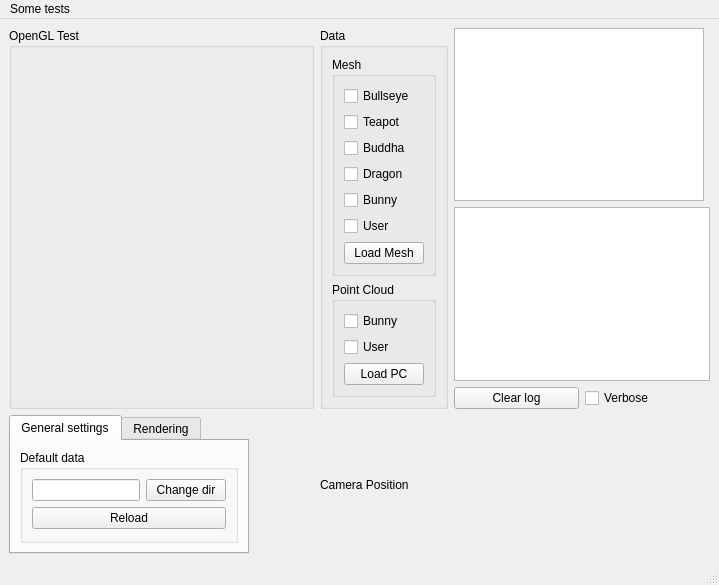
<?xml version="1.0" encoding="UTF-8"?>
<ui version="4.0">
 <class>MainWindow</class>
 <widget class="QMainWindow" name="MainWindow">
  <property name="geometry">
   <rect>
    <x>0</x>
    <y>0</y>
    <width>719</width>
    <height>538</height>
   </rect>
  </property>
  <property name="windowTitle">
   <string>OpenGL Sandbox</string>
  </property>
  <widget class="QWidget" name="centralwidget">
   <layout class="QGridLayout" name="gridLayout_2">
    <item row="2" column="0">
     <widget class="QGroupBox" name="_glGrpBx">
      <property name="sizePolicy">
       <sizepolicy hsizetype="Expanding" vsizetype="Expanding">
        <horstretch>0</horstretch>
        <verstretch>0</verstretch>
       </sizepolicy>
      </property>
      <property name="title">
       <string>OpenGL Test</string>
      </property>
      <layout class="QGridLayout" name="gridLayout">
       <item row="0" column="0">
        <layout class="QHBoxLayout" name="_openglLayout"/>
       </item>
      </layout>
     </widget>
    </item>
    <item row="2" column="1">
     <widget class="QGroupBox" name="groupBox">
      <property name="title">
       <string>Data</string>
      </property>
      <layout class="QGridLayout" name="gridLayout_3">
       <item row="5" column="1">
        <widget class="QGroupBox" name="_bunnyPCChBx">
         <property name="title">
          <string>Point Cloud</string>
         </property>
         <layout class="QGridLayout" name="gridLayout_4">
          <item row="1" column="0">
           <widget class="QCheckBox" name="_userPCChBx">
            <property name="text">
             <string>User</string>
            </property>
           </widget>
          </item>
          <item row="0" column="0">
           <widget class="QCheckBox" name="checkBox_6">
            <property name="text">
             <string>Bunny</string>
            </property>
           </widget>
          </item>
          <item row="2" column="0">
           <widget class="QPushButton" name="pushButton_2">
            <property name="text">
             <string>Load PC</string>
            </property>
           </widget>
          </item>
         </layout>
        </widget>
       </item>
       <item row="0" column="1">
        <widget class="QGroupBox" name="groupBox_3">
         <property name="title">
          <string>Mesh</string>
         </property>
         <layout class="QGridLayout" name="gridLayout_5">
          <item row="3" column="0">
           <widget class="QCheckBox" name="_dragonChBx">
            <property name="text">
             <string>Dragon</string>
            </property>
           </widget>
          </item>
          <item row="6" column="0">
           <widget class="QPushButton" name="pushButton">
            <property name="text">
             <string>Load Mesh</string>
            </property>
           </widget>
          </item>
          <item row="4" column="0">
           <widget class="QCheckBox" name="_bunnyChBx">
            <property name="text">
             <string>Bunny</string>
            </property>
           </widget>
          </item>
          <item row="2" column="0">
           <widget class="QCheckBox" name="_buddhaChBx">
            <property name="text">
             <string>Buddha</string>
            </property>
           </widget>
          </item>
          <item row="0" column="0">
           <widget class="QCheckBox" name="_bullseyeChBx">
            <property name="text">
             <string>Bullseye</string>
            </property>
           </widget>
          </item>
          <item row="1" column="0">
           <widget class="QCheckBox" name="_teapotChBx">
            <property name="text">
             <string>Teapot</string>
            </property>
           </widget>
          </item>
          <item row="5" column="0">
           <widget class="QCheckBox" name="_userChBx">
            <property name="text">
             <string>User</string>
            </property>
           </widget>
          </item>
         </layout>
        </widget>
       </item>
       <item row="7" column="1">
        <spacer name="verticalSpacer">
         <property name="orientation">
          <enum>Qt::Vertical</enum>
         </property>
         <property name="sizeHint" stdset="0">
          <size>
           <width>20</width>
           <height>40</height>
          </size>
         </property>
        </spacer>
       </item>
      </layout>
     </widget>
    </item>
    <item row="2" column="2">
     <layout class="QGridLayout" name="gridLayout_8">
      <item row="3" column="0">
       <widget class="QPushButton" name="_clearLogBtn">
        <property name="text">
         <string>Clear log</string>
        </property>
       </widget>
      </item>
      <item row="3" column="1">
       <widget class="QCheckBox" name="_verboseChBx">
        <property name="text">
         <string>Verbose</string>
        </property>
       </widget>
      </item>
      <item row="1" column="0" colspan="2">
       <widget class="QPlainTextEdit" name="_glWidgetLogPTE"/>
      </item>
      <item row="0" column="0" colspan="2">
       <widget class="QPlainTextEdit" name="_logPTE">
        <property name="maximumSize">
         <size>
          <width>250</width>
          <height>16777215</height>
         </size>
        </property>
       </widget>
      </item>
     </layout>
    </item>
    <item row="3" column="0">
     <layout class="QHBoxLayout" name="horizontalLayout">
      <item alignment="Qt::AlignVCenter">
       <widget class="QTabWidget" name="Generalsettings">
        <property name="currentIndex">
         <number>0</number>
        </property>
        <widget class="QWidget" name="tab">
         <attribute name="title">
          <string>General settings</string>
         </attribute>
         <layout class="QGridLayout" name="gridLayout_9">
          <item row="0" column="0">
           <widget class="QGroupBox" name="groupBox_2">
            <property name="title">
             <string>Default data</string>
            </property>
            <layout class="QGridLayout" name="gridLayout_10">
             <item row="0" column="0">
              <widget class="QLineEdit" name="_defaultDataDirLE"/>
             </item>
             <item row="0" column="1">
              <widget class="QPushButton" name="_changeDefaultDataDirBtn">
               <property name="text">
                <string>Change dir</string>
               </property>
              </widget>
             </item>
             <item row="1" column="0" colspan="2">
              <widget class="QPushButton" name="_reloadDataBtn">
               <property name="text">
                <string>Reload</string>
               </property>
              </widget>
             </item>
            </layout>
           </widget>
          </item>
         </layout>
        </widget>
        <widget class="QWidget" name="Rendering">
         <attribute name="title">
          <string>Rendering</string>
         </attribute>
         <layout class="QGridLayout" name="gridLayout_7">
          <item row="0" column="0">
           <layout class="QGridLayout" name="gridLayout_6">
            <item row="0" column="0">
             <widget class="QPushButton" name="_bgColorBtn">
              <property name="text">
               <string>Change background color</string>
              </property>
             </widget>
            </item>
           </layout>
          </item>
         </layout>
        </widget>
       </widget>
      </item>
      <item>
       <spacer name="horizontalSpacer">
        <property name="orientation">
         <enum>Qt::Horizontal</enum>
        </property>
        <property name="sizeHint" stdset="0">
         <size>
          <width>40</width>
          <height>20</height>
         </size>
        </property>
       </spacer>
      </item>
     </layout>
    </item>
    <item row="3" column="1">
     <layout class="QGridLayout" name="gridLayout_11">
      <item row="0" column="0">
       <widget class="QLabel" name="label">
        <property name="text">
         <string>Camera Position</string>
        </property>
       </widget>
      </item>
     </layout>
    </item>
   </layout>
  </widget>
  <widget class="QMenuBar" name="menubar">
   <property name="geometry">
    <rect>
     <x>0</x>
     <y>0</y>
     <width>719</width>
     <height>21</height>
    </rect>
   </property>
   <widget class="QMenu" name="menuSome_tests">
    <property name="title">
     <string>Some tests</string>
    </property>
   </widget>
   <addaction name="menuSome_tests"/>
  </widget>
  <widget class="QStatusBar" name="statusbar"/>
 </widget>
 <resources/>
 <connections/>
</ui>
